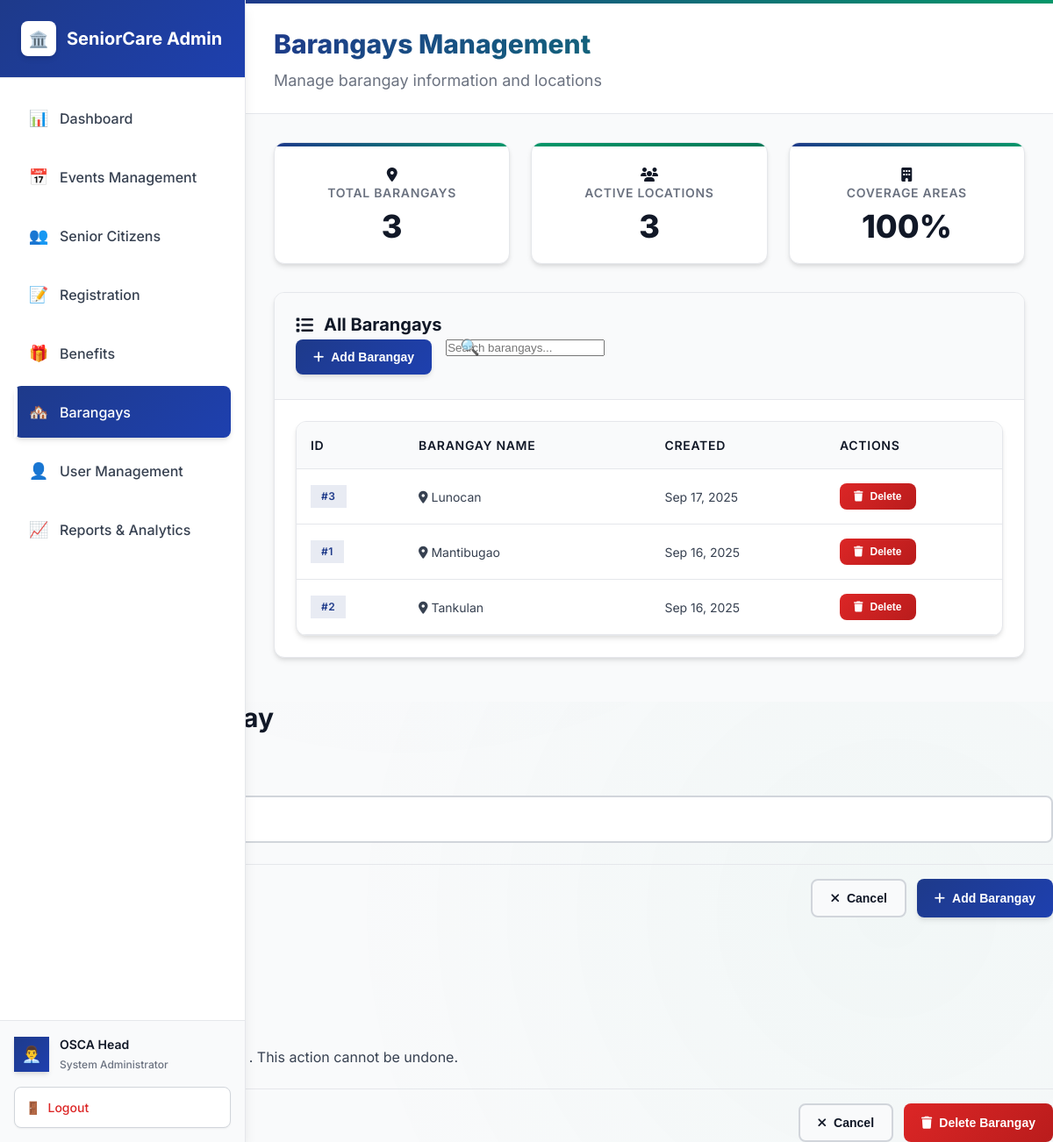
Screenshot of /public/admin/barangays.php (signed in) with the database file from the repository.
### tables this page shows
CREATE TABLE `barangays` (
  `id` int(11) NOT NULL AUTO_INCREMENT,
  `name` varchar(150) NOT NULL,
  `created_at` timestamp NOT NULL DEFAULT current_timestamp(),
  PRIMARY KEY (`id`),
  UNIQUE KEY `name` (`name`)
);

### public/admin/barangays.php (the view, shortened to what this page needs)
<?php
$pdo = get_db_connection();
$barangays = $pdo->query('SELECT * FROM barangays ORDER BY name ASC')->fetchAll();
?>
<!doctype html>
<html lang="en">
<head>
	<link rel="stylesheet" href="<?= BASE_URL ?>/assets/government-portal.css">
	<link rel="stylesheet" href="https://cdnjs.cloudflare.com/ajax/libs/font-awesome/6.4.0/css/all.min.css">
</head>
<body>
	<?php include __DIR__ . '/../partials/sidebar_admin.php'; ?>
	<main class="main-content">
		<header class="content-header">
			<h1 class="content-title">Barangays Management</h1>
			<p class="content-subtitle">Manage barangay information and locations</p>
		</header>
		<div class="content-body">
			<div class="stats animate-fade-in">
			<div class="stat">
				<div class="stat-icon">
					<i class="fas fa-map-marker-alt"></i>
				</div>
				<div class="stat-content">
					<h3>Total Barangays</h3>
					<p class="number"><?= count($barangays) ?></p>
				</div>
			</div>
			<div class="stat success">
				<div class="stat-icon">
					<i class="fas fa-users"></i>
				</div>
				<div class="stat-content">
					<h3>Active Locations</h3>
					<p class="number"><?= count($barangays) ?></p>
				</div>
			</div>
			<div class="stat info">
				<div class="stat-icon">
					<i class="fas fa-building"></i>
				</div>
				<div class="stat-content">
					<h3>Coverage Areas</h3>
					<p class="number">100%</p>
				</div>
			</div>
			</div>
			<div class="card animate-fade-in">
				<div class="card-header">
					<h2 class="card-title">
						<i class="fas fa-list"></i>
						All Barangays
					</h2>
					<div class="card-actions">
						<button class="button primary" onclick="openAddModal()">
							<i class="fas fa-plus"></i>
							Add Barangay
						</button>
						<div class="search-container">
							<span class="search-icon">🔍</span>
							<input type="text" placeholder="Search barangays..." id="searchBarangays">
						</div>
					</div>
				</div>
			<div class="card-body">
				<?php if (!empty($barangays)): ?>
				<div class="table-container">
					<table>
						<thead>
							<tr>
								<th>ID</th>
								<th>Barangay Name</th>
								<th>Created</th>
								<th>Actions</th>
							</tr>
						</thead>
						<tbody id="barangaysTable">
							<?php foreach ($barangays as $index => $barangay): ?>
							<tr>
								<td>
									<span class="badge badge-primary">#<?= $barangay['id'] ?></span>
								</td>
								<td>
									<div class="barangay-info">
										<div class="barangay-name">
											<i class="fas fa-map-marker-alt"></i>
											<?= htmlspecialchars($barangay['name']) ?>
										</div>
									</div>
								</td>
								<td>
									<span class="date-info">
										<?= date('M d, Y', strtotime($barangay['created_at'] ?? 'now')) ?>
									</span>
								</td>
								<td>
									<div class="action-buttons">
										<button class="button small danger" onclick="deleteBarangay(<?= $barangay['id'] ?>, '<?= htmlspecialchars($barangay['name']) ?>')">
											<i class="fas fa-trash"></i>
											Delete
										</button>
									</div>
								</td>
							</tr>
							<?php endforeach; ?>
						</tbody>
					</table>
				</div>
				<?php endif; ?>
				</div>
			</div>
		</div>
	</main>
	<div class="modal-overlay" id="addBarangayModal">
		<div class="modal">
			<div class="modal-header">
				<h2 class="modal-title">
				</h2>
				<button class="modal-close" onclick="closeAddModal()">&times;</button>
			</div>
			<div class="modal-body">
				<form method="post" class="modern-form" id="addBarangayForm">
					<div class="form-group">
						<label class="form-label">
						</label>
						<input type="text" name="name" class="form-input" placeholder="Enter barangay name" required>
					</div>
					<div class="form-actions">
						<button type="button" class="button secondary" onclick="closeAddModal()">
							<i class="fas fa-times"></i>
							Cancel
						</button>
						<button type="submit" class="button primary">
							<i class="fas fa-plus"></i>
							Add Barangay
						</button>
					</div>
				</form>
			</div>
		</div>
	</div>
	<div class="modal-overlay" id="deleteModal">
		<div class="modal">
			<div class="modal-header">
				<h2 class="modal-title">
				</h2>
				<button class="modal-close" onclick="closeDeleteModal()">&times;</button>
			</div>
			<div class="modal-body">
				<div class="delete-warning">
					<div class="warning-icon">
					</div>
					<h3>Are you sure?</h3>
					<p>You are about to delete the barangay <strong id="deleteBarangayName"></strong>. This action cannot be undone.</p>
				</div>
				<form method="post" id="deleteForm">
					<div class="form-actions">
						<button type="button" class="button secondary" onclick="closeDeleteModal()">
							<i class="fas fa-times"></i>
							Cancel
						</button>
						<button type="submit" class="button danger">
							<i class="fas fa-trash"></i>
							Delete Barangay
						</button>
					</div>
				</form>
			</div>
		</div>
	</div>
</body>
</html>

### rows the page displays
barangays: id "3", name "Lunocan", created_at "Sep 17, 2025"
barangays: id "1", name "Mantibugao", created_at "Sep 16, 2025"
barangays: id "2", name "Tankulan", created_at "Sep 16, 2025"

### other values shown
$user['name'] "OSCA Head"
count($barangays) "3"
